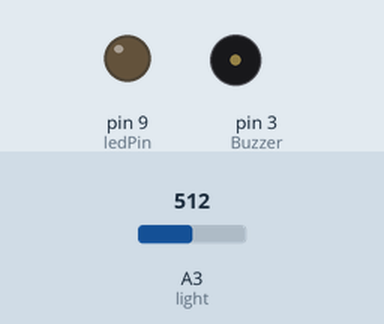
The sketch below on a simulated Arduino Uno, built with avr-gcc and run on an emulated ATmega328P. Shown: output pins drawn as LEDs (lit = HIGH), buzzer (waves = sounding). The test bench sets the inputs (shaded band); at power-on: A3 (light) = 512. Pins used as bus, display or sensor lines are not drawn.

Above: at 1.2 s.
1.3 s: A3 (light) set to 53
2.8 s: A3 (light) set to 43
At 8.0 s:
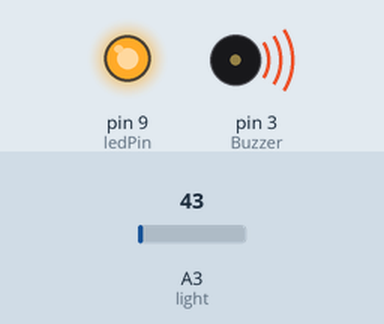
At 10.7 s:
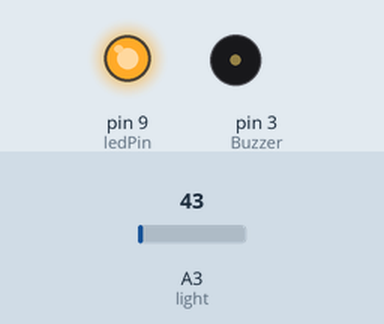
Timing chart, 0 to 11.8 s (numbered marks = the images above; inputs shaded):
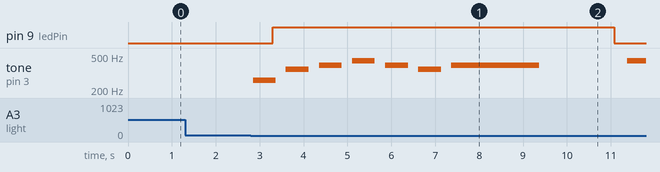

Measured:
- the behaviour switches between 50 and 49 on A3 (light) (found by bisection; images 0 and 1)
- after the input at 1.3 s, every drawn part: stays the same
- after the input at 2.8 s, pin 9 (ledPin): LOW → HIGH after 0.50 s, → LOW 7.8 s later; tone on pin 3 (Buzzer): plays 260 Hz for 0.52 s, 348 Hz for 0.52 s, 391 Hz for 0.52 s, 438 Hz for 0.52 s, 391 Hz for 0.52 s, 348 Hz for 0.52 s … (8 notes in this stretch), starting after 0.05 s

The sketch:

orugor3.ino
```cpp
/**********
 <연주하는 방법>
 1. notes 배열에 음계를 알파벳으로 써 넣습니다.
 2. length 변수에 총 음의 개수를 써 넣습니다.
 3. beat 배열에 음의 길이를 써 넣습니다.
 4. temp에 연주속도를 써 넣습니다.
 <음을 추가하는 방법>
 1. playNote 함수의 names 배열에 추가하고싶은 음을 알파벳으로 적습니다.
 2. tones 배열에 해당하는 음에 대한 높낮이를 결정합니다.
 3. 그 밑의 for문에서 조건식을 수정합니다.
 */
#define ledPin 9
#define buttonPin 2
#define light A3
int value = 0;
int buttonState = 0;
int j;
int Buzzer = 3;
int length = 60; // 음의 개수
char notes[] = "cfgagfg afgfdc cfgagfg afgdef gggfgaf DDCag Cagfgad cfefgf ";
//음 연주 순서(알파벳에 해당하는 음 설정은 아래에 있음)
int beats[] = {1,1,1,1,1,1,4,3,
               2,1,1,1,1,4,3,
               1,1,1,1,1,1,4,3,
               2,1,1,1,1,4,3,
               1,1,1,1,1,1,4,3,
               2,1,2,1,4,3,
               1,1,1,1,1,1,4,3,
               2,1,1,1,1,4,3}; // 음의 길이 16분 음표를 1로 기준
int tempo = 500;  //연주 속도 (낮을수록 빠릅니다.)

void playTone(int tone, int duration) {
  for (long i = 0; i < duration * 1000L; i += tone * 2) {
    digitalWrite(Buzzer, HIGH);
    delayMicroseconds(tone);   //듀티비
    digitalWrite(Buzzer, LOW);
    delayMicroseconds(tone);
  }
}

void playNote(char note, int duration) {
  char names[] = { 'c', 'd', 'e', 'f', 'g', 'a', 'b', 'C', 'D' };
                //  도   레   미   파   솔   라   시   도 순서입니다.
  int tones[] = { 1915, 1700, 1519, 1432, 1275, 1136, 1014, 956, 850 };
  //도 = 1915, 레 = 170 ~ 높은 도 = 956 입니다.

  for (int i = 0; i < 9; i++) {
    if (names[i] == note) {
      playTone(tones[i], duration);
    }
  }
}

void setup() {
  pinMode(Buzzer, OUTPUT);
  pinMode(ledPin, OUTPUT);
  pinMode(buttonPin, INPUT);
  pinMode(light, INPUT);
}

void loop() {
  value = analogRead(light);

  if(value < 50)
  {
  for (j = 0; j < length; j++) {
    if (notes[j] == ' ') {
      delay(beats[j] * tempo);
      analogWrite(ledPin, 0);
    } else {
      playNote(notes[j], beats[j] * tempo);
      analogWrite(ledPin, 255);
    }

    delay(tempo / 2);
  }
  }
}
```
